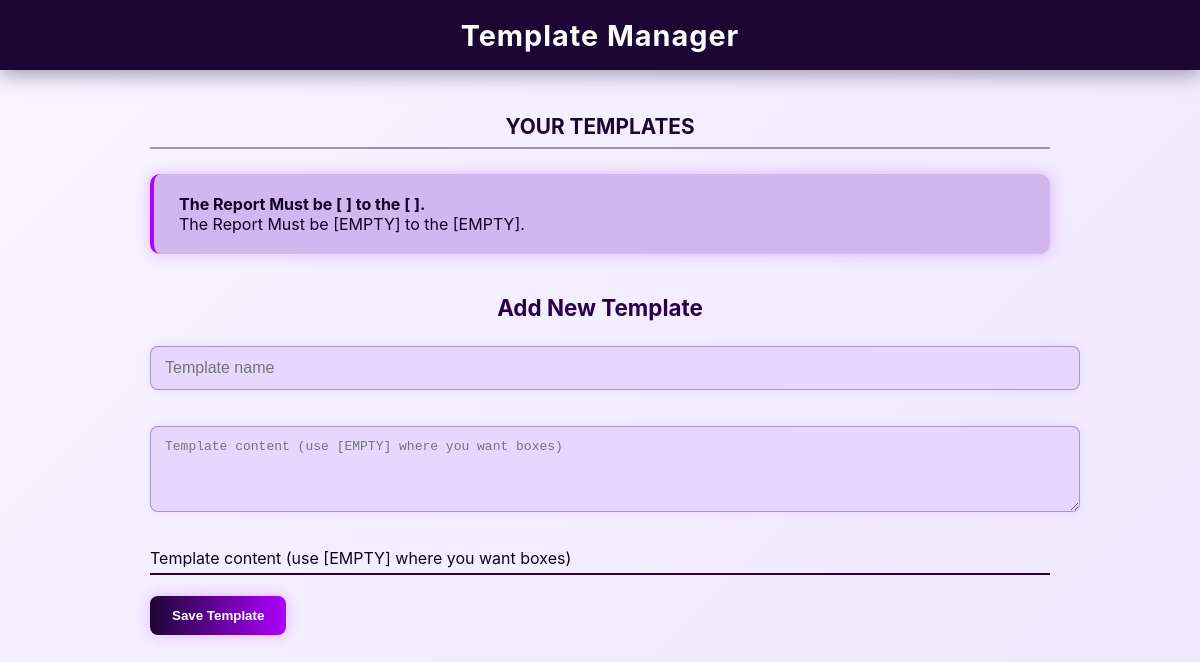
Page /templates (signed in) on the earlier database version.
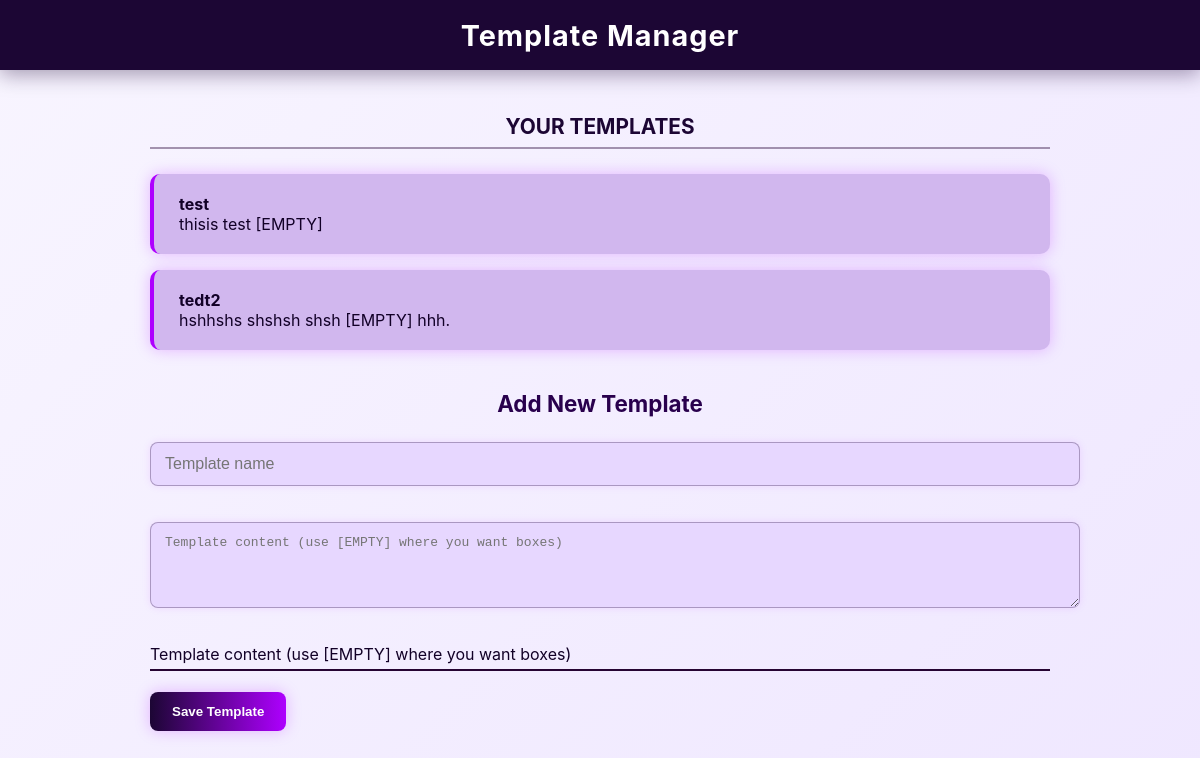
Same page on the later database version.
### app.py (models this page shows)
class Template(db.Model):
    id = db.Column(db.Integer, primary_key=True)
    name = db.Column(db.String(150))
    content = db.Column(db.Text)
    user_id = db.Column(db.Integer, db.ForeignKey('user.id'))

### app.py (the view)
@app.route('/templates')
@login_required
def templates_page():
    templates = Template.query.filter_by(user_id=current_user.id).all()
    return render_template('templates.html', templates=templates)

### app.py (called while the page is built)
@login_manager.user_loader
def load_user(user_id):
    return User.query.get(int(user_id))

### Templates/templates.html (shortened to what this page needs)
<!doctype html>
<html lang="en">
<head>
</head>
<body>
  <div class="nav-bar">Template Manager</div>
  <main>
    <h1>Your Templates</h1>
    {% if templates %}
      {% for t in templates %}
        <div class="template-item">
          <strong>{{ t.name }}</strong>
          <div>{{ t.content|safe }}</div>
        </div>
      {% endfor %}
    {% else %}
      <p>No templates yet.</p>
    {% endif %}
    <h2>Add New Template</h2>
<input id="tplName" type="text" placeholder="Template name" required><br><br>
<textarea id="tplContent" rows="4" cols="50" placeholder="Template content (use [EMPTY] where you want boxes)" required></textarea><br>
<p style="border-bottom: 2px solid #260433; padding-bottom: 5px; width: 100%;">
  Template content (use [EMPTY] where you want boxes)
</p>
<button id="saveBtn" class="btn" type="button">Save Template</button>
</body>
</html>

### Templates/templates.html (style rules this page uses)
:root { --deep-purple: #1c0634; --accent-purple: #ae00ff; --soft-bg: linear-gradient(135deg, #f8f5ff, #efe7ff); }
body { font-family: "Inter", "Roboto", sans-serif; background: var(--soft-bg); color: #120027; margin: 0; padding: 0; animation: fadeIn 0.6s ease-in-out; }
.nav-bar { position: fixed; top: 0; left: 0; right: 0; height: 70px; background: var(--deep-purple); display: flex; align-items: center; justify-content: center; color: #ffffff; font-size: 1.8rem; font-weight: 700; letter-spacing: 1px; box-shadow: 0 4px 20px rgba(28, 6, 52, 0.4); z-index: 40; backdrop-filter: blur(6px); }
main { padding: 100px 50px 60px; max-width: 900px; margin: 0 auto; }
h1, h2 { text-align: center; color: var(--deep-purple); margin-bottom: 25px; }
h1 { border-bottom: 2px solid rgba(37, 2, 53, 0.4); padding-bottom: 8px; font-size: 1.3rem; text-transform: uppercase; }
h2 { font-size: 1.4rem; margin-top: 40px; color: #29004d; }
.template-item { background: #d1b7ee; border-left: 4px solid var(--accent-purple); border-radius: 10px; padding: 20px 25px; margin-bottom: 16px; box-shadow: 0 0 15px rgba(174, 0, 255, 0.25); transition: transform 0.25s ease, box-shadow 0.25s ease; animation: slideUp 0.4s ease; }
input, textarea { width: 100%; border: 1px solid rgba(28, 6, 52, 0.3); outline: none; border-radius: 8px; background: #e7d7ff; color: #120027; font-size: 1em; padding: 12px 14px; margin-bottom: 16px; box-shadow: 0 0 8px rgba(174, 0, 255, 0.1); transition: box-shadow 0.25s ease, transform 0.2s ease; }
.btn { background: linear-gradient(90deg, var(--deep-purple), var(--accent-purple)); color: #ffffff; border: none; border-radius: 8px; padding: 12px 22px; font-weight: 600; cursor: pointer; margin-top: 5px; box-shadow: 0 0 15px rgba(174, 0, 255, 0.25); transition: transform 0.25s ease, box-shadow 0.25s ease; }

Differences in the rows shown:
removed Template: name "The Report Must be [ ] to the [ ].", content "The Report Must be [EMPTY] to the [EMPTY]."
added Template: name "test", content "thisis test [EMPTY]"
added Template: name "tedt2", content "hshhshs shshsh shsh [EMPTY] hhh."
